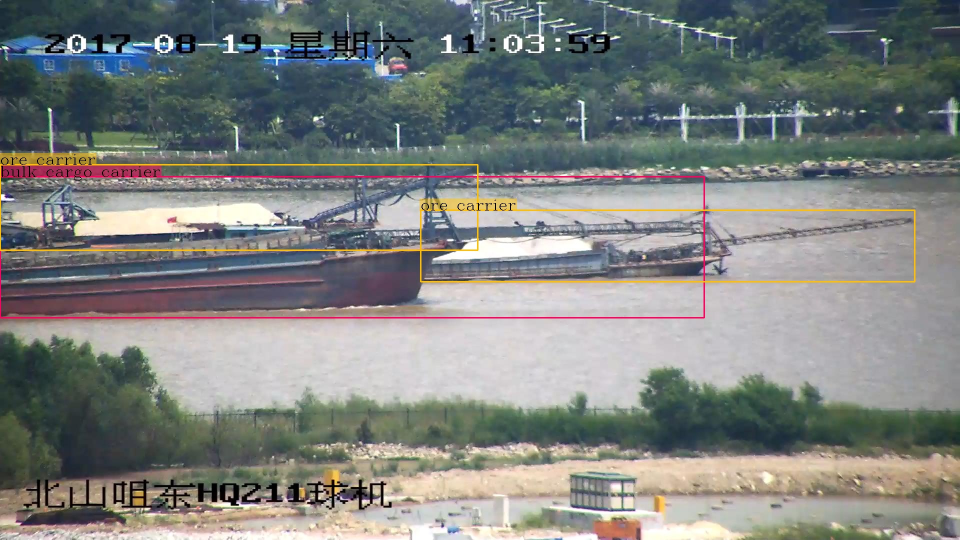
#> input picture w002365.jpg, 1920 x 1080 px (shown at 1/2 size); its folder holds only this picture in this run
$ python -i Preprocessing.py   (imports and definitions only)   (older library calls are emulated)
#> lines starting #> are read from the running program, lines starting #| are printed output that depends on the picture; after the words box and inside, x2 and y2 are one past the last pixel; in counts of white or black regions, pixels touching at a corner belong together
import cv2
import numpy as np
from tqdm import tqdm
#2018.10.31更新基于海天线检测
#vector<Rect> tar_detect(Mat &img)

def tar_detect(img,return_horizon=False):
	tar_pos=[]
	if img is None:
		return tar_pos
	imgray=cv2.cvtColor(img , cv2.COLOR_BGR2GRAY)
	imgray=cv2.GaussianBlur(imgray,  (3, 3), 0, 0)
	thesd = 0.0
	Mkernel=cv2.getStructuringElement(cv2.MORPH_ELLIPSE,(5,5))
	Mkernele = cv2.getStructuringElement(cv2.MORPH_ELLIPSE, (3, 3))
	thesd, imggtem = cv2.threshold(imgray, thesd, 255, cv2.THRESH_OTSU)
	dilatedgray = cv2.dilate(imggtem, kernel=Mkernel)#膨胀
	erodegrady=cv2.erode(imggtem,kernel=Mkernele)#腐蚀

	imgsrc = img.copy()
	# [7 lines of commented-out code are left out]

	imgmaske = cv2.reduce(erodegrady, 1, cv2.REDUCE_AVG, cv2.CV_16S)  # //reduce to single column average
	###

	# newimgmask = np.reshape(imgmaske, (27, 20))
	# cv2.imshow('newimgmask.jpg', newimgmask)
	# cv2.imwrite('newimgmask.jpg', newimgmask)
	###

	imgmaskd=cv2.reduce(dilatedgray,  1, cv2.REDUCE_AVG, cv2.CV_16S)#//reduce to single column average

	row,col=imgray.shape
	#row = imgray.rows, col = imgray.cols;
	kuan_hight = round(row / 20)

	horizon_top = 0
	horizon_bottom = row - 1#;//区域上下界
	horizon_top_b=0#水平线1 上搜索
	horizon_bottom_b=0#水平线2 下搜若
	thesd,imgteme = cv2.threshold(imgmaske,  thesd, 255, cv2.THRESH_OTSU)

	# [4 lines of commented-out code are left out]

	thesd, imgtemd = cv2.threshold(imgmaskd, thesd, 255, cv2.THRESH_OTSU)
	imgteme = np.abs(cv2.filter2D(imgteme, cv2.CV_16S, np.array([[-1], [0], [1]])))#下->上
	imgtemd=np.abs(cv2.filter2D(imgtemd,cv2.CV_16S,np.array([[-1],[0],[1]])))#寻找跳变 上->下

	# newimgmask = np.reshape(imgteme, (27, 20))
	# cv2.imshow('newimgmask2', newimgmask)
	# cv2.imwrite('newimgmask2.jpg', newimgmask)
	bottom_temp = row - 1 #;//区域下界
	flagContinue=False
	#从下往下搜索
	for i in range(row-1,kuan_hight,-1):#(int i = kuan_hight; i < row; i++)//获得海天线上下界
		ppre = imgteme[i,0]
		#paft=imgtem[i+1,0]

		if ppre == 0:# 寻找跳变，先验认为天空255,当没有河流则可能被认为255，增加0->255的判断,抓住第一个跳变
			continue
		top_temp = i - 1.5*kuan_hight#  //海天线上界
		horizon_top = 0 if top_temp < 0 else top_temp
		bottom_temp = i + 1.5*kuan_hight
		horizon_bottom = row - 1 if bottom_temp >= row else bottom_temp #海天线下界
		horizon_bottom_b = (horizon_top+ horizon_bottom)/2 # 水平线2 下搜若
		break
	#Original
	# 从上往下搜索
	for i in range(kuan_hight,row-1):#(int i = kuan_hight; i < row; i++)//获得海天线上下界
		ppre = imgtemd[i,0]
		#paft=imgtem[i+1,0]

		if ppre == 0:# 寻找跳变，先验认为天空255,当没有河流则可能被认为255，增加0->255的判断,抓住第一个跳变
			continue
		top_temp = i - 1.5*kuan_hight#  //海天线上界
		horizon_top = 0 if top_temp < 0 else top_temp
		bottom_temp = i + 1.5*kuan_hight
		horizon_bottom = row - 1 if bottom_temp >= row else bottom_temp #海天线下界
		horizon_top_b = (horizon_top+horizon_bottom)/2  # 水平线1 上搜索
		break
	# [5 lines of commented-out code are left out]
	if return_horizon:
		#return (horizon_bottom+horizon_top)/2
		return horizon_top_b, horizon_bottom_b, kuan_hight #水平线1，水平线2，水平线区域

	if bottom_temp-horizon_top < kuan_hight:	#return tar_posprint(tar_pos)
		return tar_pos

	imgrect=imgray[round(horizon_top):round(horizon_bottom),:]#截取海天线区域
	imgharris=cv2.cornerHarris(imgrect,  3, 3, 0.22)

	#//计算最大最小响应值
	minStrength, maxStrength, minLoc, maxLoc=cv2.minMaxLoc(imgharris)#, &minStrength, &minStrength);

	#//默认3*3核膨胀，膨胀之后，除了局部最大值点和原来相同，其它非局部最大值点被
	#//3*3邻域内的最大值点取代
	dilated=cv2.dilate(imgharris,kernel=None)
	#//与原图相比，只剩下和原图值相同的点，这些点都是局部最大值点，保存到localMax
	localMax=cv2.compare(imgharris, dilated,  cv2.CMP_EQ)

	cornerMap=None
	cornerTh=None
	thresholdvalue=0.0
	#// 根据角点响应最大值计算阈值
	thresholdvalue = 0.01*maxStrength
	_,cornerTh=cv2.threshold(imgharris, thresholdvalue, 255, cv2.THRESH_BINARY)
	#// 转为8-bit图
	cornerMap=cornerTh.astype(np.uint8)
	#// 和局部最大值图与，剩下角点局部最大值图，即：完成非最大值抑制
	cornerMap=cv2.bitwise_and(cornerMap, localMax)
	pts=[]#vector<Point>
	for y in range(0,cornerMap.shape[0]):#= 0; y < cornerMap.rows; y++)
		rowPtr=cornerMap[y,:]
		#const uchar* rowPtr = cornerMap.ptr<uchar>(y);
		for x in range(0,cornerMap.shape[1]):#(int x = 0; x < cornerMap.cols; x++)
			#// 非零点就是角点
			if rowPtr[x]:
				pts.append((x, y))

	tar_pos,flag_t = detect_Target(pts)
	for i in range(0,flag_t):# = 0; i < flag_t; i++)
		tar_pos[i][1] += horizon_top
	#print(tar_pos)
	return tar_pos

# [93 lines left out: functions detect_Target, batch_horizon, not called in this run]

def one_horizon(path):
	# [4 lines of commented-out code are left out]
	img = cv2.imread(path)
#> img is the input picture: shape (1080, 1920, 3); mean B, G, R 127.1, 129.5, 126.3
	img = cv2.resize(img, None, None, fx=0.5, fy=0.5)
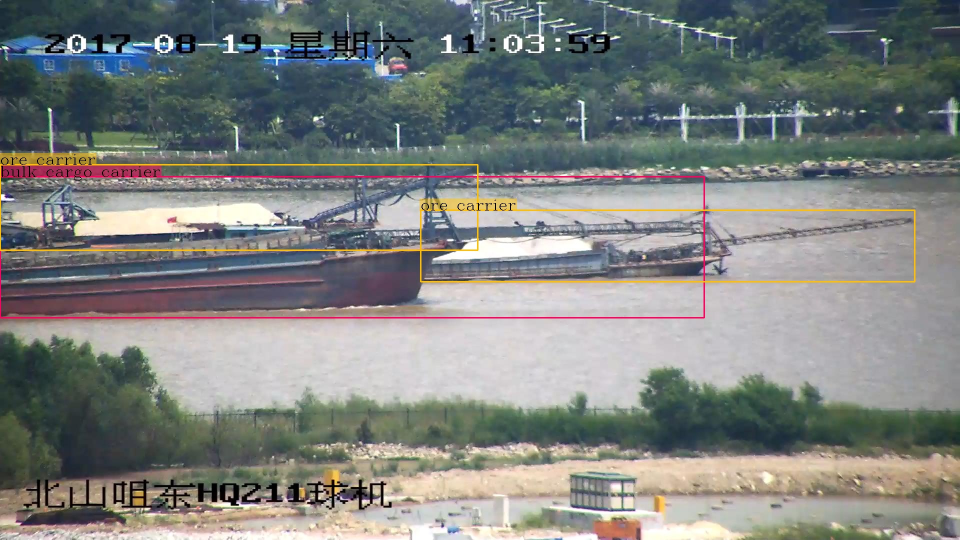
#> img: shape (540, 960, 3); mean B, G, R 127.3, 129.7, 126.4
	cv2.imshow('src', img)
	cv2.waitKey(1)
	horizonLine = tar_detect(img, return_horizon=True)
#> in tar_detect, `imgray=cv2.cvtColor(img , cv2.COLOR_BGR2GRAY)`:
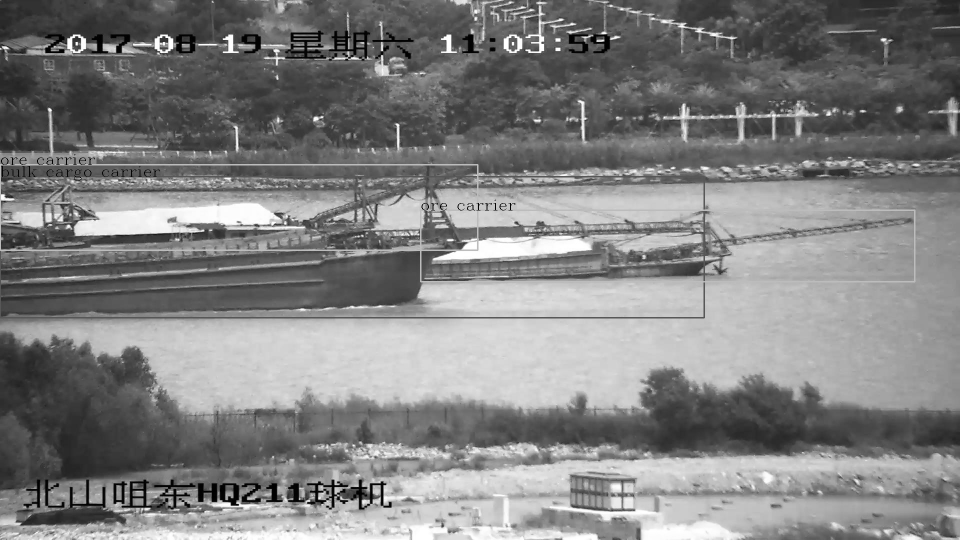
#> imgray: shape (540, 960); min 0, max 255, mean 128.4
#> in tar_detect, `thesd, imggtem = cv2.threshold(imgray, thesd, 255, cv2.THRESH_OTSU)`:
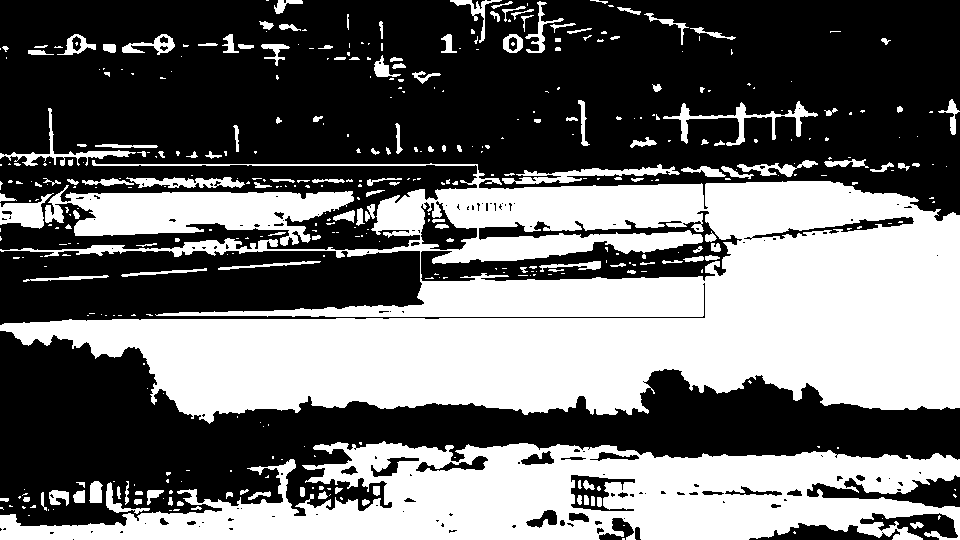
#> imggtem: shape (540, 960); 42.6% white; 427 white regions (271 under 20 px), largest, box (x1, y1, x2, y2) and area: (0, 160, 960, 424) 136411, (0, 441, 960, 540) 55106, (45, 185, 354, 246) 10154
#> in tar_detect, `thesd, imggtem = cv2.threshold(imgray, thesd, 255, cv2.THRESH_OTSU)`: thesd = 135
#> in tar_detect, `dilatedgray = cv2.dilate(imggtem, kernel=Mkernel)#膨胀`:
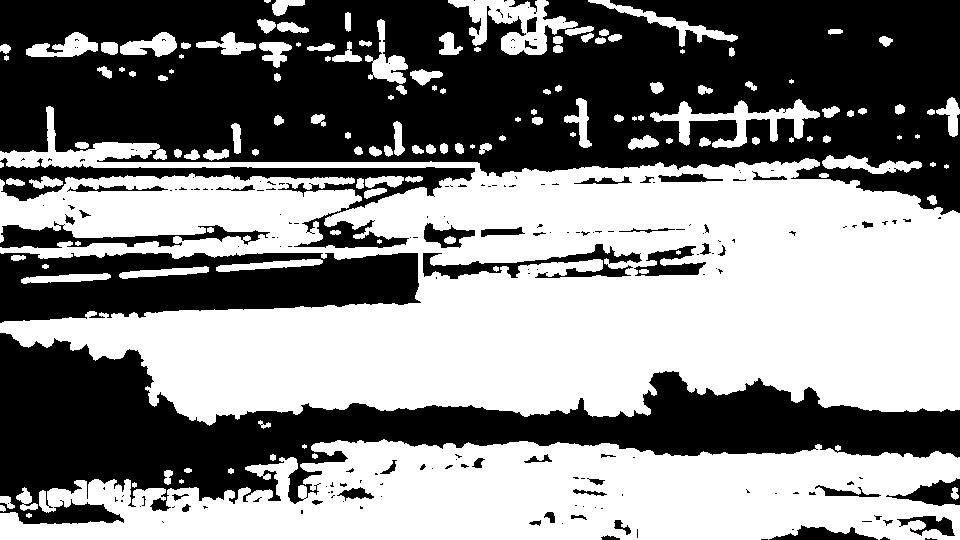
#> dilatedgray: shape (540, 960); 52.6% white; 195 black regions (145 under 20 px), largest, box (x1, y1, x2, y2) and area: (0, 0, 960, 215) 139094, (0, 333, 960, 524) 63754, (0, 253, 421, 323) 21457
#> in tar_detect, `erodegrady=cv2.erode(imggtem,kernel=Mkernele)#腐蚀`:
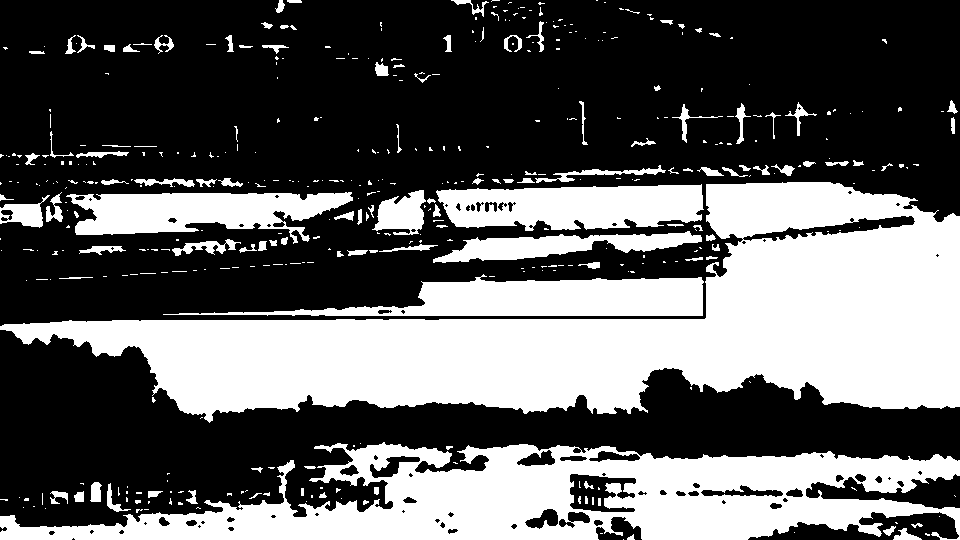
#> erodegrady: shape (540, 960); 37.9% white; 431 white regions (311 under 20 px), largest, box (x1, y1, x2, y2) and area: (0, 182, 960, 423) 99906, (0, 442, 960, 540) 49853, (163, 274, 704, 316) 11423
#> in tar_detect, `imgmaske = cv2.reduce(erodegrady, 1, cv2.REDUCE_AVG, cv2.CV_16S)`: imgmaske = 540 values, max 255 at index 326, min 0 at index 54, mean 96.59
#> in tar_detect, `imgmaskd=cv2.reduce(dilatedgray,  1, cv2.REDUCE_AVG, cv2.CV_16S)#//red..`: imgmaskd = 540 values, max 255 at index 323, min 0 at index 428, mean 134
#> in tar_detect, `thesd,imgteme = cv2.threshold(imgmaske,  thesd, 255, cv2.THRESH_OTSU)`: thesd = 100; imgteme = 540 values, max 255 at index 190, min 0 at index 0, mean 121.4
#> in tar_detect, `thesd, imgtemd = cv2.threshold(imgmaskd, thesd, 255, cv2.THRESH_OTSU)`: thesd = 117; imgtemd = 540 values, max 255 at index 162, min 0 at index 0, mean 153
#> in tar_detect, `imgteme = np.abs(cv2.filter2D(imgteme, cv2.CV_16S, np.array([[-1], [0]..`: imgteme = 540 values, max 255 at index 189, min 0 at index 0, mean 10.39
#> in tar_detect, `imgtemd=np.abs(cv2.filter2D(imgtemd,cv2.CV_16S,np.array([[-1],[0],[1]]..`: imgtemd = 540 values, max 255 at index 161, min 0 at index 0, mean 5.67
#> the loop in tar_detect, `for i in range(row-1,kuan_hight,-1):#(int i = kuan_hight; i < row; i++..` made 44 passes
#> ppre on passes 1 to 12: 0, 0, 0, 0, 0, 0, 0, 0, 0, 0, 0, 0
#> horizonLine = (161, 496, 27)
#> (the run stopped early here; a loop or call above may not have finished)

$ run again, on wMVI_1474_VIS_00429.jpg
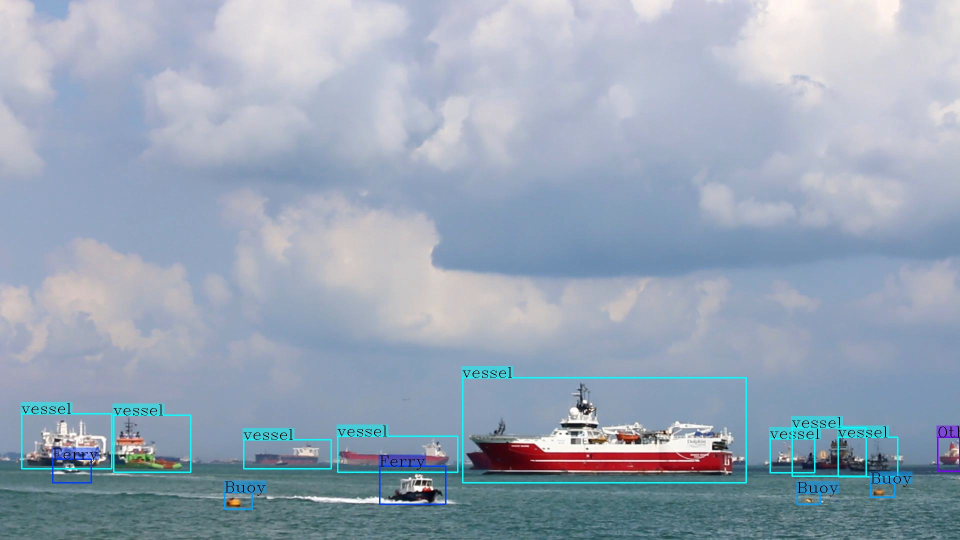
#> input picture wMVI_1474_VIS_00429.jpg, 1920 x 1080 px (shown at 1/2 size)
#> in one_horizon, img is the input picture: shape (1080, 1920, 3); mean B, G, R 182.9, 166, 152.2
#> img: shape (540, 960, 3)
#> in tar_detect, `thesd, imggtem = cv2.threshold(imgray, thesd, 255, cv2.THRESH_OTSU)`:
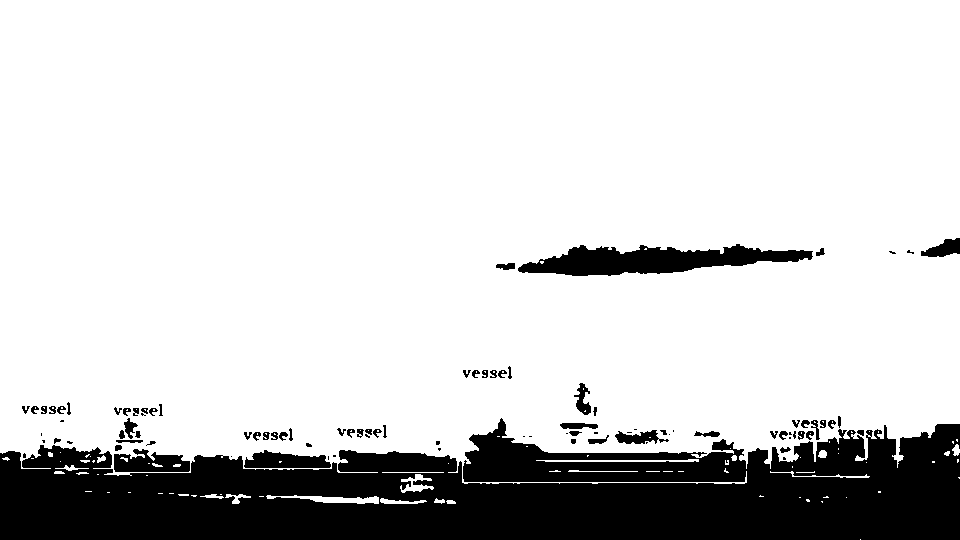
#> imggtem: shape (540, 960); 82.2% white; 93 black regions (28 under 20 px), largest, box (x1, y1, x2, y2) and area: (0, 418, 960, 540) 80881, (518, 244, 813, 276) 5392, (114, 449, 190, 472) 1205
#> in tar_detect, `thesd, imggtem = cv2.threshold(imgray, thesd, 255, cv2.THRESH_OTSU)`: thesd = 141
#> dilatedgray: shape (540, 960); 85.2% white; 44 black regions (28 under 20 px), largest, box (x1, y1, x2, y2) and area: (0, 426, 960, 540) 62461, (465, 423, 744, 480) 5622, (520, 247, 810, 274) 4059
#> in tar_detect, `erodegrady=cv2.erode(imggtem,kernel=Mkernele)#腐蚀`:
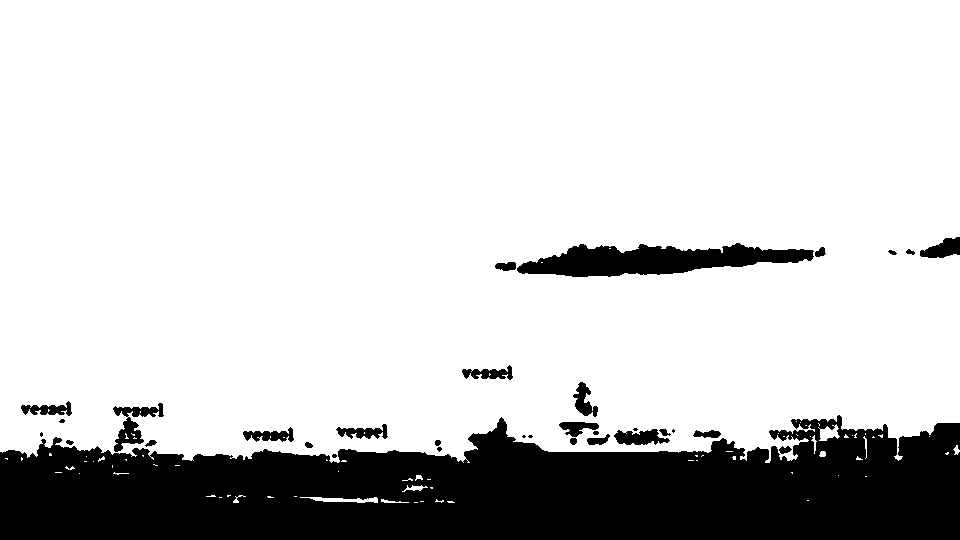
#> erodegrady: shape (540, 960); 80.7% white; 33 black regions (8 under 20 px), largest, box (x1, y1, x2, y2) and area: (0, 415, 960, 540) 88472, (517, 243, 814, 277) 6050, (113, 403, 164, 452) 882
#> imgmaske = 540 values, max 255 at index 0, min 0 at index 463, mean 205.9
#> imgmaskd = 540 values, max 255 at index 0, min 0 at index 506, mean 217.2
#> in tar_detect, `thesd,imgteme = cv2.threshold(imgmaske,  thesd, 255, cv2.THRESH_OTSU)`: thesd = 75; imgteme = 540 values, max 255 at index 0, min 0 at index 452, mean 213.4
#> in tar_detect, `thesd, imgtemd = cv2.threshold(imgmaskd, thesd, 255, cv2.THRESH_OTSU)`: thesd = 136; imgtemd = 540 values, max 255 at index 0, min 0 at index 455, mean 215.3
#> in tar_detect, `imgteme = np.abs(cv2.filter2D(imgteme, cv2.CV_16S, np.array([[-1], [0]..`: imgteme = 540 values, max 255 at index 451, min 0 at index 0, mean 0.944
#> in tar_detect, `imgtemd=np.abs(cv2.filter2D(imgtemd,cv2.CV_16S,np.array([[-1],[0],[1]]..`: imgtemd = 540 values, max 255 at index 454, min 0 at index 0, mean 1.89
#> horizonLine = (454, 452, 27)

$ run again, on wMVI_1486_VIS_00013.jpg
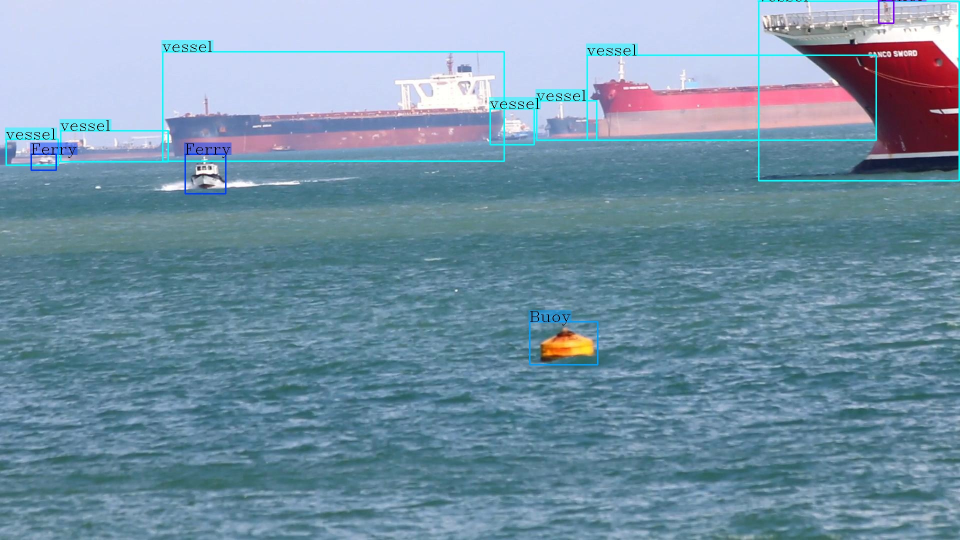
#> input picture wMVI_1486_VIS_00013.jpg, 1920 x 1080 px (shown at 1/2 size)
#> in one_horizon, img is the input picture: shape (1080, 1920, 3); mean B, G, R 166.5, 146.3, 117.3
#> img: shape (540, 960, 3)
#> in tar_detect, `thesd, imggtem = cv2.threshold(imgray, thesd, 255, cv2.THRESH_OTSU)`:
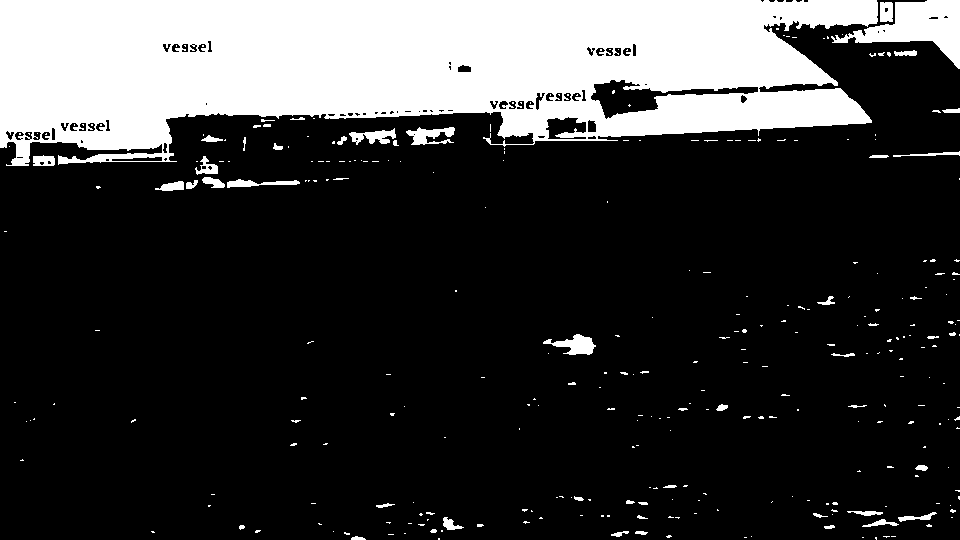
#> imggtem: shape (540, 960); 22% white; 314 white regions (262 under 20 px), largest, box (x1, y1, x2, y2) and area: (0, 0, 878, 166) 104128, (831, 0, 960, 69) 3721, (543, 334, 596, 355) 561
#> in tar_detect, `thesd, imggtem = cv2.threshold(imgray, thesd, 255, cv2.THRESH_OTSU)`: thesd = 164
#> dilatedgray: shape (540, 960); 25.8% white; 203 white regions (26 under 20 px), largest, box (x1, y1, x2, y2) and area: (0, 0, 960, 168) 116766, (153, 154, 302, 193) 1877, (845, 509, 939, 529) 933
#> in tar_detect, `erodegrady=cv2.erode(imggtem,kernel=Mkernele)#腐蚀`:
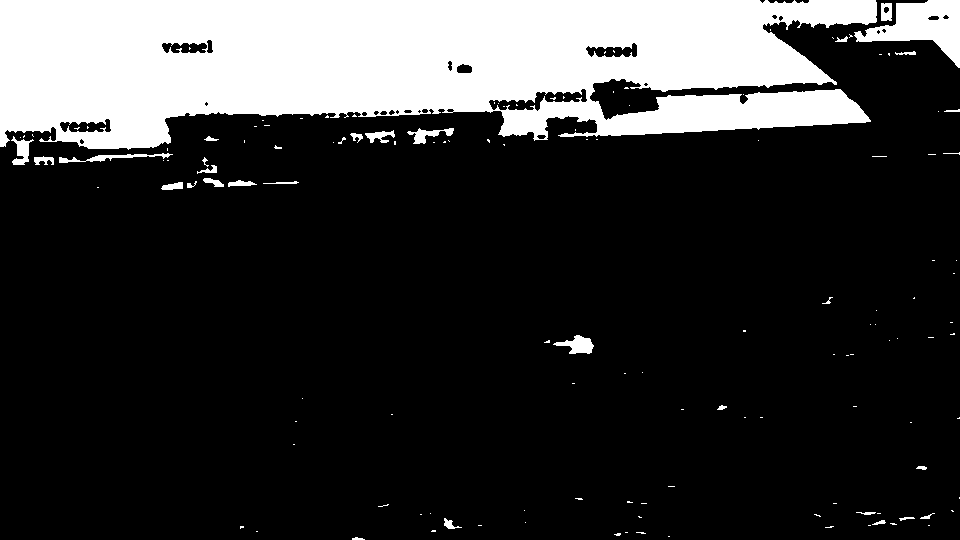
#> erodegrady: shape (540, 960); 20.5% white; 138 white regions (107 under 20 px), largest, box (x1, y1, x2, y2) and area: (0, 0, 877, 150) 99230, (854, 0, 960, 68) 3339, (553, 335, 594, 354) 415
#> imgmaske = 540 values, max 253 at index 3, min 0 at index 173, mean 52.19
#> imgmaskd = 540 values, max 255 at index 1, min 0 at index 193, mean 65.76
#> in tar_detect, `thesd,imgteme = cv2.threshold(imgmaske,  thesd, 255, cv2.THRESH_OTSU)`: thesd = 106; imgteme = 540 values, max 255 at index 0, min 0 at index 124, mean 58.56
#> in tar_detect, `thesd, imgtemd = cv2.threshold(imgmaskd, thesd, 255, cv2.THRESH_OTSU)`: thesd = 94; imgtemd = 540 values, max 255 at index 0, min 0 at index 143, mean 67.53
#> in tar_detect, `imgteme = np.abs(cv2.filter2D(imgteme, cv2.CV_16S, np.array([[-1], [0]..`: imgteme = 540 values, max 255 at index 123, min 0 at index 0, mean 0.944
#> in tar_detect, `imgtemd=np.abs(cv2.filter2D(imgtemd,cv2.CV_16S,np.array([[-1],[0],[1]]..`: imgtemd = 540 values, max 255 at index 142, min 0 at index 0, mean 0.944
#> horizonLine = (142, 124, 27)
